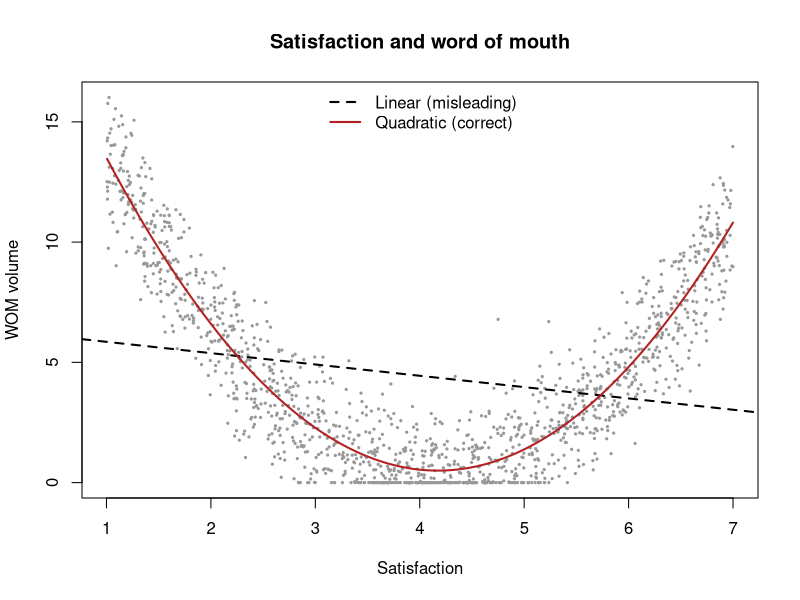

Here is the R script that generated this plot:
## ---- chunk 1
#| message: false
#| warning: false
#| label: eng-elm-moderation
set.seed(1983)
n <- 4000

involvement <- rbinom(n, 1, 0.5)            # 1 = high, 0 = low
arg_quality <- rnorm(n)                     # strength of the message's arguments
periph_cue  <- rnorm(n)                     # attractiveness/number of cues

# High-involvement: persuasion via argument quality (central route).
# Low-involvement:  persuasion via peripheral cues.
attitude <- 0.10 +
  0.55 * involvement * arg_quality +        # central route (only when involved)
  0.10 * (1 - involvement) * arg_quality +
  0.50 * (1 - involvement) * periph_cue +   # peripheral route (only when uninvolved)
  0.10 * involvement * periph_cue +
  rnorm(n, sd = 0.8)

fit <- lm(attitude ~ arg_quality * involvement + periph_cue * involvement)
co  <- round(summary(fit)$coefficients[, c("Estimate", "Pr(>|t|)")], 3)
# Show the main effects and their involvement interactions (robust to term naming).
keep <- grepl("arg_quality|periph_cue", rownames(co))
print(co[keep, ])
## ---- chunk 2
#| message: false
#| warning: false
#| label: eng-cev-decomp
set.seed(2010)
n <- 5000

# Four value components; deliberately NOT perfectly correlated, so that
# CLV alone mis-ranks customers relative to total engagement value.
clv <- rgamma(n, shape = 2, scale = 120)                 # own-purchase value
crv <- rgamma(n, shape = 1.2, scale = 60) * (runif(n) < .5)  # referral value
civ <- rgamma(n, shape = 1.1, scale = 90) * (runif(n) < .4)  # influencer value
ckv <- rgamma(n, shape = 1.0, scale = 25) * (runif(n) < .3)  # knowledge value

cev <- clv + crv + civ + ckv                              # total engagement value

top_clv <- order(clv, decreasing = TRUE)[1:500]           # top 500 by CLV
top_cev <- order(cev, decreasing = TRUE)[1:500]           # top 500 by CEV
overlap <- length(intersect(top_clv, top_cev))

cat(sprintf("Correlation CLV vs total engagement value: %.2f\n", cor(clv, cev)))
cat(sprintf("Of the top-500 customers by CLV, only %d are also top-500 by CEV.\n", overlap))
cat(sprintf("=> %d high-engagement customers are INVISIBLE to a CLV-only ranking.\n",
            500 - overlap))
## ---- chunk 3
#| message: false
#| warning: false
#| label: eng-wom-ushape
#| fig-cap: "Word-of-mouth volume as a U-shaped function of satisfaction (Anderson 1998): the very satisfied and the very dissatisfied talk most, with a steeper dissatisfaction arm. A linear fit (dashed) misses the mechanism entirely."
set.seed(1998)
n <- 1500
sat <- runif(n, 1, 7)                          # satisfaction, 1..7
center <- 4
# U-shape with a steeper negative arm; minimum WOM near the middle.
wom <- 1.2 * (sat - center)^2 +
       0.9 * pmax(center - sat, 0) +           # extra volume on the dissatisfied side
       rnorm(n, sd = 1.5)
wom <- pmax(wom, 0)

lin  <- lm(wom ~ sat)
quad <- lm(wom ~ poly(sat, 2))
cat(sprintf("Linear fit R^2    : %.3f\n", summary(lin)$r.squared))
cat(sprintf("Quadratic fit R^2 : %.3f\n", summary(quad)$r.squared))

plot(sat, wom, pch = 19, cex = 0.3, col = "grey60",
     xlab = "Satisfaction", ylab = "WOM volume", main = "Satisfaction and word of mouth")
ord <- order(sat)
abline(lin, lty = 2, lwd = 2)
lines(sat[ord], predict(quad)[ord], col = "firebrick", lwd = 2)
legend("top", c("Linear (misleading)", "Quadratic (correct)"),
       lty = c(2, 1), col = c("black", "firebrick"), lwd = 2, bty = "n")
